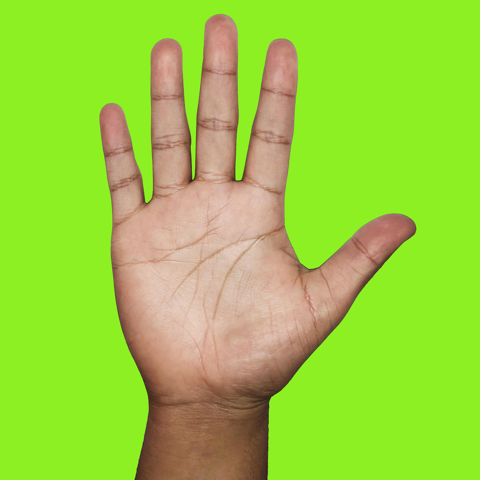
#> input picture data/hand.png, 480 x 480 px
$ jupyter execute sift.ipynb
#> lines starting #> are read from the running program, lines starting #| are printed output that depends on the picture
[cell 1]
import numpy as np
import cv2 as cv
import os
img = cv.imread(os.path.join(os.getcwd(), "data", "hand.png"))
#> img is the input picture: shape (480, 480, 3); mean B, G, R 61.8, 208.5, 153.7
gray= cv.cvtColor(img,cv.COLOR_BGR2GRAY)
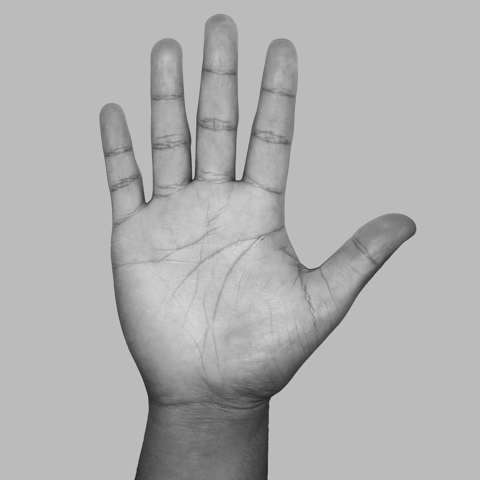
#> gray: shape (480, 480); min 31, max 217, mean 175.6
sift = cv.xfeatures2d.SIFT_create()
kp = sift.detect(gray,None)
#> kp = 153 keypoints; strongest (x, y, size): (238, 177, 4.3), (233, 179, 4.2), (274, 401, 7.1), (379, 266, 4.8)
img=cv.drawKeypoints(gray,kp,img)
cv.imwrite('sift_keypoints.jpg',img)
#> Out = True
